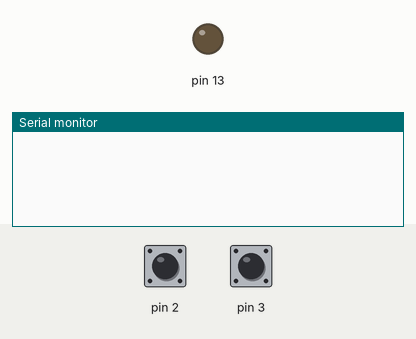
This sketch was run on a simulated Arduino Uno, built with avr-gcc and run on an emulated ATmega328P. Shown: output pins drawn as LEDs (lit = HIGH), the last lines printed to the serial monitor. The inputs (shaded band) are chosen by the test bench; at power-on: pin 2 HIGH, pin 3 HIGH.

Above: at 1.2 s.
1.3 s: pin 2 pulled LOW for 0.15 s
At 2.6 s:
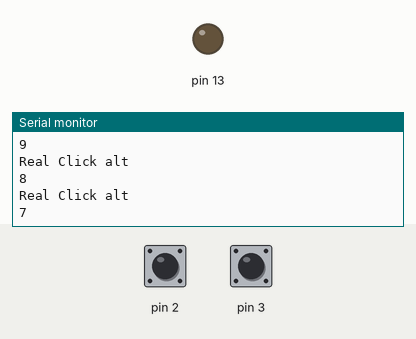
2.9 s: pin 3 pulled LOW for 0.15 s
At 3.04 s:
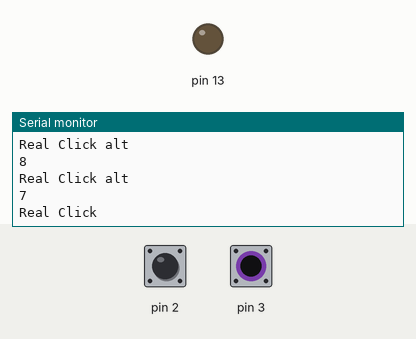
4.5 s: pin 2 pulled LOW for 1 s
At 4.66 s:
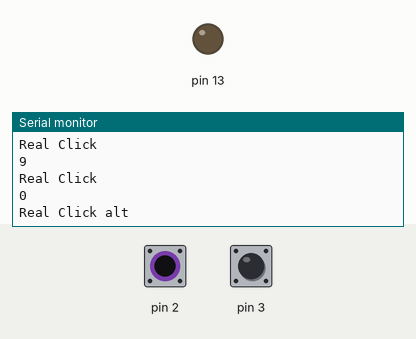
7.0 s: pin 2 driven LOW and pin 3 driven LOW
At 8.14 s:
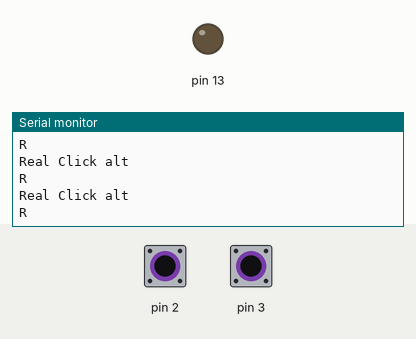
10.0 s: pin 2 driven HIGH
At 10.5 s:
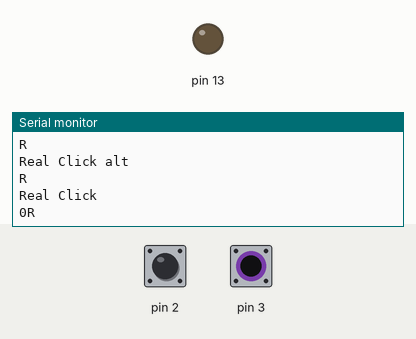
13.0 s: pin 2 driven LOW
At 13.52 s:
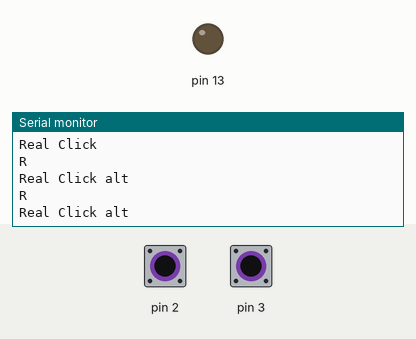
Timing chart, 0 to 16.0 s (numbered marks = the images above; inputs shaded):
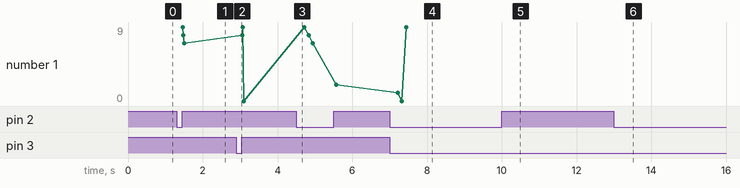

Measured:
- after the input at 1.3 s, the serial monitor: prints a new line at once (image 1)
- after the input at 2.9 s, the serial monitor: prints a new line at once (image 2)
- after the input at 4.5 s, the serial monitor: prints a new line at once (image 3)
- after the input at 7.0 s, the serial monitor: prints a new line after 0.21 s (image 4)
- after the input at 10.0 s, the serial monitor: prints a new line after 0.39 s (image 5)
- plotted number 1: 7 → 0 after the input at 2.9 s, 0 → 2 after the input at 4.5 s

The sketch:

interupt_button_test.ino
```cpp
/*
  2/24/20
  Saul C.

  Input Pull-up Serial example  modified for interupts,
  multiple states cycled by a push button.
  with basic timed debounce.
  up/down with 2 button.

  The circuit:
  Simple circuit:
  - momentary switch attached from pin 2 to ground
  - momentary switch attached from pin 3 to ground

  original circuit:
  - momentary switch attached from pin 2 to ground
  - built-in LED on pin 13

*/

int s = 0;
int old = 0;

void setup() {
  //start serial connection
  Serial.begin(9600);


  pinMode(13, OUTPUT);
  digitalWrite(13, LOW);

  pinMode(2, INPUT_PULLUP);
  attachInterrupt(digitalPinToInterrupt(2), click3, LOW );

 pinMode(3, INPUT_PULLUP);
  attachInterrupt(digitalPinToInterrupt(3), click, LOW );

}
long lastClick = 0;
long cd = 50;

long lastClick3 = 0;

void print(String s){
  Serial.println(s);
}
void click3(){
  long temp  = millis();
  //print("" + temp);
  if(temp - lastClick3 > cd){
    print("Real Click alt");
    if(--s < 0) s = 9;
    lastClick3 = millis();
  }
}
void click(){
  long temp  = millis();
  //print("" + temp);
  if(temp - lastClick > cd){
    print("Real Click");
    if(++s > 9) s = 0;
    lastClick = millis();
  }
}
void loop() {
  if(s != old){
  //print out the value of the pushbutton
  Serial.println(s);
  old = s;
  }

}
```
